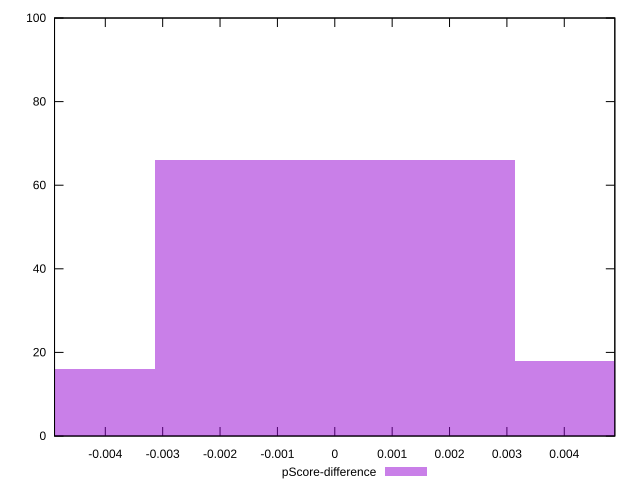

Reproduce this figure in gnuplot.
reset

$pScoreDifference <<EOF
0 66
0.00628145422138605 18
-0.00628145422138605 16
EOF

set key outside below
set boxwidth 0.00628145422138605
set xrange [-0.00488483911151209:0.004881011348625572]
set yrange [0:100]
set trange [0:100]
set style fill transparent solid 0.5 noborder
set terminal svg size 640, 490 enhanced background rgb 'white'
set output "report_00013_2021-02-09T12-04-24.940Z/largest-contentful-paint/samples/pages+cached+noadtech/pScore-difference/histogram.svg"

plot $pScoreDifference title "pScore-difference" with boxes

reset
